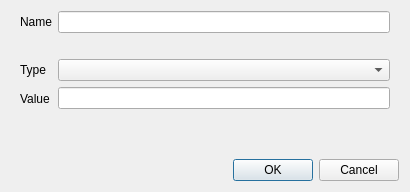
<?xml version="1.0" encoding="UTF-8"?>
<ui version="4.0">
 <class>CustomAttributesDialog</class>
 <widget class="QDialog" name="CustomAttributesDialog">
  <property name="geometry">
   <rect>
    <x>0</x>
    <y>0</y>
    <width>410</width>
    <height>192</height>
   </rect>
  </property>
  <property name="windowTitle">
   <string>Add New Custom Attribute</string>
  </property>
  <layout class="QVBoxLayout" name="verticalLayout">
   <item>
    <widget class="QFrame" name="centralwidget">
     <layout class="QFormLayout" name="formLayout">
      <property name="topMargin">
       <number>0</number>
      </property>
      <property name="bottomMargin">
       <number>0</number>
      </property>
      <item row="0" column="0">
       <widget class="QLabel" name="label_Name">
        <property name="text">
         <string>Name</string>
        </property>
       </widget>
      </item>
      <item row="0" column="1">
       <widget class="QLineEdit" name="lineEdit_Name">
        <property name="toolTip">
         <string>The key name for the new JSON field</string>
        </property>
        <property name="clearButtonEnabled">
         <bool>true</bool>
        </property>
       </widget>
      </item>
      <item row="2" column="0">
       <widget class="QLabel" name="label_Type">
        <property name="text">
         <string>Type</string>
        </property>
       </widget>
      </item>
      <item row="2" column="1">
       <widget class="NoScrollComboBox" name="comboBox_Type">
        <property name="toolTip">
         <string>The data type for the new JSON field</string>
        </property>
       </widget>
      </item>
      <item row="3" column="0">
       <widget class="QLabel" name="label_Value">
        <property name="text">
         <string>Value</string>
        </property>
       </widget>
      </item>
      <item row="3" column="1">
       <widget class="QStackedWidget" name="stackedWidget_Value">
        <property name="sizePolicy">
         <sizepolicy hsizetype="Preferred" vsizetype="Fixed">
          <horstretch>0</horstretch>
          <verstretch>0</verstretch>
         </sizepolicy>
        </property>
        <property name="toolTip">
         <string>The value for the new JSON field</string>
        </property>
        <widget class="QWidget" name="page_String">
         <layout class="QHBoxLayout" name="horizontalLayout">
          <property name="leftMargin">
           <number>0</number>
          </property>
          <property name="topMargin">
           <number>0</number>
          </property>
          <property name="rightMargin">
           <number>0</number>
          </property>
          <property name="bottomMargin">
           <number>0</number>
          </property>
          <item>
           <widget class="QLineEdit" name="lineEdit_Value"/>
          </item>
         </layout>
        </widget>
        <widget class="QWidget" name="page_Number">
         <layout class="QHBoxLayout" name="horizontalLayout_2">
          <property name="leftMargin">
           <number>0</number>
          </property>
          <property name="topMargin">
           <number>0</number>
          </property>
          <property name="rightMargin">
           <number>0</number>
          </property>
          <property name="bottomMargin">
           <number>0</number>
          </property>
          <item>
           <widget class="QSpinBox" name="spinBox_Value"/>
          </item>
         </layout>
        </widget>
        <widget class="QWidget" name="page_Boolean">
         <layout class="QHBoxLayout" name="horizontalLayout_3">
          <property name="leftMargin">
           <number>0</number>
          </property>
          <property name="topMargin">
           <number>0</number>
          </property>
          <property name="rightMargin">
           <number>0</number>
          </property>
          <property name="bottomMargin">
           <number>0</number>
          </property>
          <item>
           <widget class="QCheckBox" name="checkBox_Value">
            <property name="text">
             <string/>
            </property>
           </widget>
          </item>
         </layout>
        </widget>
       </widget>
      </item>
      <item row="1" column="0" colspan="2">
       <widget class="QLabel" name="label_NameError">
        <property name="visible">
         <bool>false</bool>
        </property>
        <property name="styleSheet">
         <string notr="true">color: rgb(255, 0, 0)</string>
        </property>
        <property name="text">
         <string/>
        </property>
       </widget>
      </item>
     </layout>
    </widget>
   </item>
   <item>
    <widget class="QDialogButtonBox" name="buttonBox">
     <property name="standardButtons">
      <set>QDialogButtonBox::StandardButton::Cancel|QDialogButtonBox::StandardButton::Ok</set>
     </property>
    </widget>
   </item>
  </layout>
 </widget>
 <customwidgets>
  <customwidget>
   <class>NoScrollComboBox</class>
   <extends>QComboBox</extends>
   <header>noscrollcombobox.h</header>
  </customwidget>
 </customwidgets>
 <resources/>
 <connections/>
</ui>
